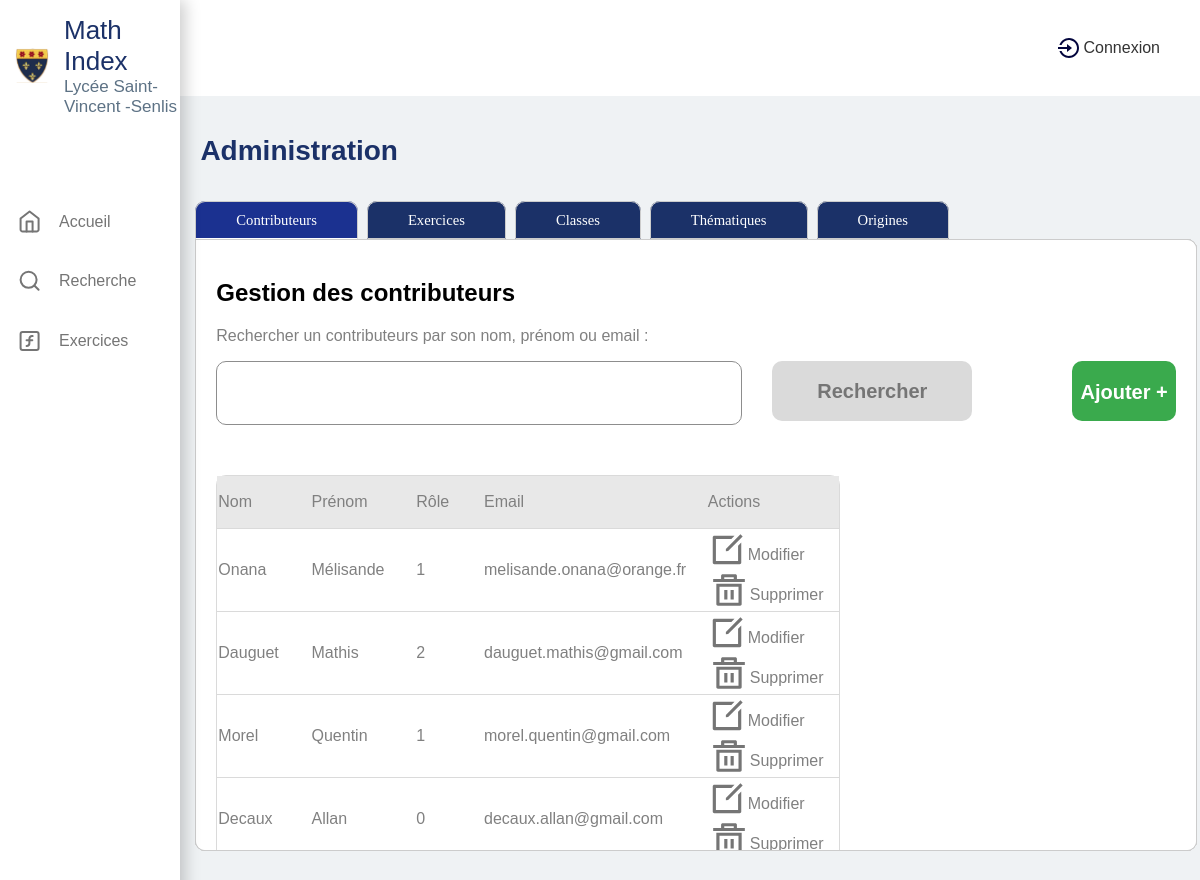
Screenshot of /projects/MathIndex/admin/Admin.php with the database file from the repository.
### tables this page shows
CREATE TABLE `user` (
  `id` int(11) NOT NULL,
  `email` varchar(255) NOT NULL,
  `last_name` varchar(255) NOT NULL,
  `first_name` varchar(255) NOT NULL,
  `role` varchar(255) NOT NULL,
  `password` varchar(255) NOT NULL,
  `profile_photo_file` varchar(255) DEFAULT NULL
);

### projects/MathIndex/admin/Admin.php (the view, shortened to what this page needs)
<!DOCTYPE html>
<html lang="fr">
<head>
    <link href="../assets/styles/Administration.css" rel="stylesheet">
</head>
<?php
    include_once '../requetes/configdb.php';
?>
<body>
  <nav class="barre-navigation hidden">
    <div class="ensembles-logo">
        <img alt="logo" src="../assets/images/Logo.svg">
        <div class="ensembles-logo-titre ">
          <span class="titre">Math Index</span>
          <span class="sous-titre">Lycée Saint-Vincent -Senlis</span>
        </div>
    </div>
    <div class="navigation">
      <ul>
        <li><a href="../Accueil.php" class="accueil-liens"><img src="../assets/images/icone_home_gris.svg">Accueil</a></li>
        <li><a href="../Recherche.php" class="recherche-liens"><img src="../assets/images/icone_search_gris.svg">Recherche</a></li>
        <li><a href="../Exercices.php" class="exercices-liens"><img src="../assets/images/icone_fonctions_gris.svg">Exercices</a></li>
      </ul>
    </div>
  </nav>
  <header>
    <div class="header-droite">
      <?php
          if(isset($_SESSION["account"])){
            $lastname=$_SESSION['account']['last_name'];
            $firstname=$_SESSION['account']['first_name'];
            $role=$_SESSION['account']['role'];
            $iduser=$_SESSION['account']['id'];
            $profile_picture = isset($_SESSION['account']['profile_photo_file']) ? $_SESSION['account']['profile_photo_file'] : 'chemin/vers/image_par_defaut.jpg';
            echo "<div class='compte'>$firstname $lastname <img src='../assets/photos_de_profil/$profile_picture' alt='photo de profil' class='profil-image'></div>";
        } else {
            echo "<a href='../Connexion.php' class='connexion'><img src='../assets/images/icone_login.svg' alt='login'>Connexion</a>";
        }
      ?>
    </div>
  </header>
  <div class='grand_conteneur'>
        <div class="contenu">
            <h1>Administration</h1>
            <div class="menu-onglets">
                <div id="menu-tab">
                <div id="page-wrap">
                <div class="tabs">
                <div class="tab" id="tab-contri"> <label class='label_onglet' for="tab-1">Contributeurs</label>
                    <?php
                        $contributeurs_par_page = 4;
                        $page_contributeurs = isset($_GET['page_contributeurs']) ? $_GET['page_contributeurs'] : 1;
                        $offset = ($page_contributeurs - 1) * $contributeurs_par_page;
                    ?>
                    <?php if(isset($_GET['add_contributeurs'])){ ?>
                    <div class="content">
                                <h1> Ajouter un contributeurs </h1>
                                <form enctype="multipart/form-data" method='post' name='Fichiers'>
                                    <div class='ligne'>
                                        <label class='label_ajout' for='nom_contributeur'>Nom du contributeurs :
                                        <input type='text' name='nom_contributeur' id='nom_contributeur' value="<?php if(isset($contributeurs)){echo $contributeurs['last_name'];}?>" /></label>
                                        <label class='label_ajout' for='role_contributeur'>Role du contributeurs :
                                        <input type='text' name='role_contributeur' id='role_contributeur' value="<?php if(isset($contributeurs)){echo $contributeurs['role'];}?>" /></label>
                                    </div>
                                    <div class='ligne'>
                                        <label class='label_ajout' for='prenom_contributeur'>Prénom du contributeurs :
                                        <input type='text' name='prenom_contributeur' id='prenom_contributeur' value="<?php if(isset($contributeurs)){echo $contributeurs['first_name'];}?>" /></label>
                                        <label name='photo_profil' class='label_ajout'> Photo de profil (png ou jpeg) :
                                            <div class='file'>
                                                <input type="file" id="hiddenfile" class="label-upload" style="display:none" name="photo_profil" onChange="getvalue();"/>
                                                <input class="leFichier" type="text" id="selectedfile" name='NewNamePhoto' value='Sélectionner un fichier à télécharger'/>
                                                <input class='bouton-upload' type="button" onclick="getfile();"/>
                                            </div>
                                        </label>
                                    </div>
                                    <div class='ligne'>
                                        <label class='label_ajout' for='email_contributeur'>Email du contributeurs :
                                        <input type='text' name='email_contributeur' id='email_contributeur' value="<?php if(isset($contributeurs)){echo $contributeurs['email'];}?>" /></label>
                                    </div>
                                    <div class='ligne'>
                                        <label class='label_ajout' for='mdp_contributeur'>Mot de passe du contributeurs :
                                        <input type='text' name='mdp_contributeur' id='mdp_contributeur' value="<?php if(isset($contributeurs)){echo $contributeurs['password'];}?>" /></label>
                                    </div>
                                    <a href="Admin.php"><input class='btn_retour' type='button' value='◄ Retour à la liste' class="bouton_retour"></input></a>
                                    <input type='submit' class="bouton_envoyer" value='Enregistrer'></input>
                                </form>
                    </div>
                    <?php }else{?>
                        <div class="content">
                            <h2>Gestion des contributeurs</h2>
                            <p>Rechercher un contributeurs par son nom, prénom ou email :</p>
                            <div class="recherche_origines">
                            <form action="Admin.php"  method="get">
                                <input type="text" id="recherche_contrib" name="recherche_contrib"
                                <?php
                                if (isset($_GET["recherche_contrib"])) {
                                    echo 'value="'.$_GET["recherche_contrib"].'"';
                                }
                                ?>
                                >
                                <button type="submit">Rechercher</button>
                            </form>
                                <div class="bouton_ajout">
                                    <a href="Admin.php?onglet=contributeurs&add_contributeurs=true"><p style="color: white;">Ajouter +</p></a>
                                </div>
                            </div>
                            <table class="tab_exercice">
                                <thead>
                                    <td><p>Nom</p></td>
                                    <td><p>Prénom</p></td>
                                    <td><p>Rôle</p></td>
                                    <td><p>Email</p></td>
                                    <td><p>Actions</p></td>
                                </thead>
                                <?php
                                if (isset($_GET["recherche_contrib"])) {
                                    $sql_search_contributeurs = "SELECT * FROM user
                                                        WHERE last_name LIKE '%" . $_GET["recherche_contrib"] . "%'
                                                        OR  first_name LIKE '%" . $_GET["recherche_contrib"] . "%'
                                                        OR email LIKE '%" . $_GET["recherche_contrib"] . "%'
                                                        LIMIT $contributeurs_par_page OFFSET $offset";
                                    $result_all_contributeurs = $conn->query($sql_search_contributeurs);
                                }
                                else {
                                    $sql_all_contributeurs = "SELECT * FROM user LIMIT $contributeurs_par_page OFFSET $offset";
                                    $result_all_contributeurs = $conn->query($sql_all_contributeurs);
                                }
                                while ($row_contributeurs = $result_all_contributeurs->fetch_assoc()) {
                                    $stmt = $mysqlClient->prepare("SELECT count(*) FROM exercise WHERE thematic_id=:id;");
                                    $stmt->bindParam(":id", $row_contributeurs["id"]);
                                    $stmt->execute();
                                    $nb_exercices = $stmt->fetchAll();
                                    echo "<tr>";
                                    echo "<td class='nom'><p>" . $row_contributeurs["last_name"] . "</p></td>";
                                    echo "<td class='nom'><p>" . $row_contributeurs["first_name"] . "</p></td>";
                                    echo "<td class='nom'><p>" . $nb_exercices[0][0]. "</p></td>";
                                    echo "<td class='nom'><p>" . $row_contributeurs["email"] . "</p></td>";
                                    echo "<td class='actions'>";
                                    echo "<div class='uneAction'><img src='../assets/images/icone_modifier_gris.svg'>
                                            <p><a href='Admin.php?onglet=contributeurs&add_contributeurs=modify&id=".$row_contributeurs["id"]."'>Modifier</a></p></div>";
                                    echo "<div class='uneAction'><img src='../assets/images/icone_poubelle_gris.svg'>";
                                    if (isset($_GET['page_contributeurs'])) {
                                        echo "<p><a href='?onglet=contributeurs&page_contributeurs=".$_GET['page_contributeurs']."&action_contributeurs=delete&id=".$row_contributeurs["id"]."'>Supprimer</a></p></div>";
                                    }
                                    else {
                                        echo "<p><a href='?onglet=contributeurs&action_contributeurs=delete&id=".$row_contributeurs["id"]."'>Supprimer</a></p></div>";
                                    }
                                    echo "</td>";
                                    echo "</tr>";
                                }
                            echo "</table>";
                            ?>
                        </div>
                    <?php } ?>
                </div>
                <div class="tab" id="tab-exo"><input id="tab-2" name="tab-group-1" type="radio" <?php if( $_GET['onglet'] === 'exercices'){ echo 'checked';} ?>/> <label class='label_onglet' for="tab-2">Exercices</label>
                    <div class="content">
                    </div>
                </div>
                <div class="tab" id="tab-classe"><input id="tab-4" name="tab-group-1" type="radio" <?php if( $_GET['onglet'] === 'classes'){ echo 'checked';} ?>/> <label class='label_onglet' for="tab-4">Classes</label>
                    <?php if(isset($_GET['add_classes'])){ ?>
                        <div class="content">
                            <h1> Ajouter une Classe </h1>
                            <form action='' method='post'>
                                <div class="ligne">
                                    <label class='label_ajout' for='nom_classe'>Nom de la classe :
                                    <input type='text' name='nom_classe' id='nom_classe' value="<?php if(isset($classe)){echo $classe;}?>" /></label>
                                </div>
                                <a href="Admin.php?onglet=classes"><input class='btn_retour' type='button' value='◄ Retour à la liste' class="bouton_retour"></input></a>
                                <input type='submit' class="bouton_envoyer" value='Enregistrer'></input>
                            </form>
                        </div>
                    <?php }else{?>
                        <div class="content">
                        </div>
                    <?php } ?>
                </div>
                <div class="tab" id="tab-thema"><input id="tab-5" name="tab-group-1" type="radio" <?php if( $_GET['onglet'] === 'thematiques'){ echo 'checked';} ?>/> <label class='label_onglet' for="tab-5">Thématiques</label>
                    <?php if(isset($_GET['add_thematique'])){ ?>
                        <div class="content">
                            <h1> Ajouter une thematique </h1>
                            <form action='' method='post'>
                                <div class="ligne">
                                    <label class='label_ajout' for='nom_thematique'>Nom de la thematique :
                                    <input type='text' name='nom_thematique' id='nom_thematique' value="<?php if(isset($thematique)){echo $thematique;}?>" /></label>
                                </div>
                                <div class="ligne">
                                    <label class='label_ajout' for="thematique">Choisir la matière :
                                    <select name="thematique" id="thematique">
                                        <option value="Suites">Suites</option>
                                        <option value="Primitives">Primitives</option>
                                        <option value="Continuite">Continuité</option>
                                        <option value="Geométrie">Géométrie</option>
                                    </select></label>
                                </div>
                            <a href="Admin.php?onglet=thematiques"><input class='btn_retour' type='button' value='◄ Retour à la liste' class="bouton_retour"></input></a>
                            <input type='submit' class="bouton_envoyer" value='Enregistrer'></input>
                            </form>
                        </div>
                    <?php }else{?>
                        <div class="content">
                        </div>
                    <?php } ?>
                </div>
                <div class="tab" id="tab-ori"><input id="tab-6" name="tab-group-1" type="radio" <?php if( $_GET['onglet'] === 'origines'){ echo 'checked';} ?> /> <label class='label_onglet' for="tab-6">Origines</label>
                <?php if(isset($_GET['add_origine'])){ ?>
                        <div class="content">
                            <h1>Ajouter une origine</h1>
                            <form action='' method='post'>
                                <div class="ligne">
                                    <label class='label_ajout' for='nom_origine'>Nom de l'origine :
                                    <input type='text' name='nom_origine' id='nom_origine' value="<?php if(isset($origine)){echo $origine;}?>" /></label>
                                </div>
                                <a href="Admin.php?onglet=origines"><input class='btn_retour' type='button' value='◄ Retour à la liste' class="bouton_retour"></input></a>
                                <input type='submit' class="bouton_envoyer" value='Enregistrer'></input>
                            </form>
                        </div>
                    <?php }else{?>
                    <div class="content">
                    </div>
                </div>
                <?php } ?>
                </div>
                </div>
                </div>
                <p><br /><br /><br /></p>
        </div>
    </div>
</body>
</html>

### rows the page displays
user: last_name "Onana", first_name "Mélisande", nb_exercices "1", email "melisande.onana@orange.fr"
user: last_name "Dauguet", first_name "Mathis", nb_exercices "2", email "dauguet.mathis@gmail.com"
user: last_name "Morel", first_name "Quentin", nb_exercices "1", email "morel.quentin@gmail.com"
user: last_name "Decaux", first_name "Allan", nb_exercices "0", email "decaux.allan@gmail.com"
